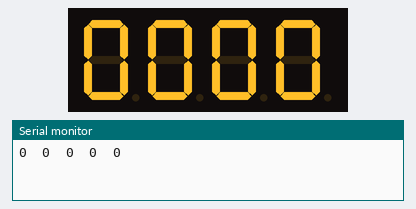
Recording of a sketch running on a simulated Arduino Uno, built with avr-gcc and run on an emulated ATmega328P. Shown: 4-digit seven-segment display, the last lines printed to the serial monitor.

Above: at 0.1 s.
At 4.2 s:
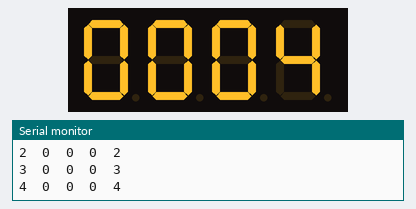
At 9.3 s:
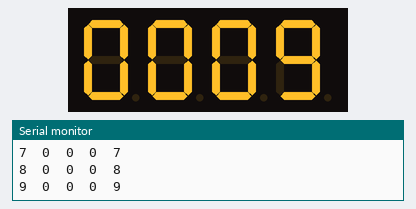
At 19.6 s:
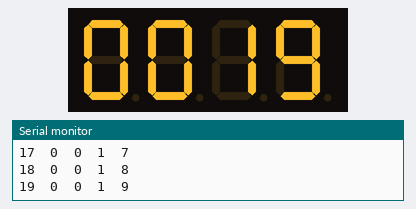
At 28.8 s:
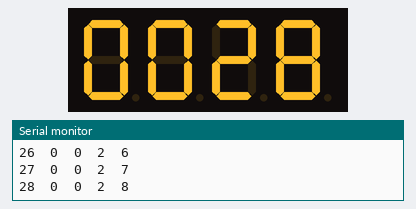
At 39.0 s:
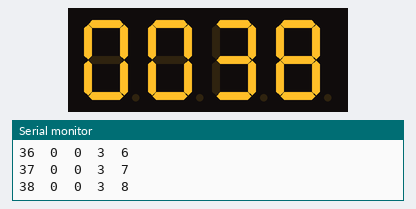

The sketch:

sette-segmenti.ino
```cpp
/*
 * TM1637.cpp
 */
#include "TM1637.h"

#define CLK 2
#define DIO 3

TM1637 tm1637(CLK,DIO);

void setup() {
  Serial.begin(9600);
  tm1637.init();
  //BRIGHT_TYPICAL = 2,BRIGHT_DARKEST = 0,BRIGHTEST = 7;
  tm1637.set(BRIGHT_TYPICAL);
  //tm1637.point(POINT_ON);
}

int n = 0;

void loop() {
  shownumber(n);
  n++;
  delay(1000);
}

void shownumber(int n){
  Serial.print(n);
  int d1 = n % 10;
  int d2 = (n/10) % 10;
  int d3 = (n/100) % 10;
  int d4 = (n/1000) % 10;
  Serial.print("\t");
  Serial.print(d4);
  Serial.print("\t");
  Serial.print(d3);
  Serial.print("\t");
  Serial.print(d2);
  Serial.print("\t");
  Serial.println(d1);
  tm1637.display(0,d4);
  tm1637.display(1,d3);
  tm1637.display(2,d2);
  tm1637.display(3,d1);
}
```

Measured:
- what the display in image 1 shows lasts 1.1 s, from 4.1 s to 5.2 s
